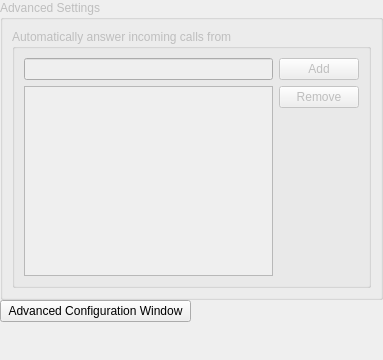
<ui version="4.0" >
 <author></author>
 <comment></comment>
 <exportmacro></exportmacro>
 <class>AdvancedSettings</class>
 <widget class="QWidget" name="AdvancedSettings" >
  <property name="geometry" >
   <rect>
    <x>0</x>
    <y>0</y>
    <width>383</width>
    <height>360</height>
   </rect>
  </property>
  <layout class="QGridLayout" >
   <property name="margin" >
    <number>0</number>
   </property>
   <property name="spacing" >
    <number>0</number>
   </property>
   <item row="1" column="0" >
    <widget class="QPushButton" name="advancedConfigWindowButton" >
     <property name="text" >
      <string>Advanced Configuration Window</string>
     </property>
    </widget>
   </item>
   <item row="2" column="1" >
    <spacer>
     <property name="orientation" >
      <enum>Qt::Vertical</enum>
     </property>
     <property name="sizeHint" >
      <size>
       <width>20</width>
       <height>40</height>
      </size>
     </property>
    </spacer>
   </item>
   <item row="0" column="0" colspan="2" >
    <widget class="QGroupBox" name="groupBox" >
     <property name="enabled" >
      <bool>false</bool>
     </property>
     <property name="title" >
      <string>Advanced Settings</string>
     </property>
     <layout class="QGridLayout" >
      <property name="margin" >
       <number>9</number>
      </property>
      <property name="spacing" >
       <number>6</number>
      </property>
      <item row="0" column="0" >
       <widget class="QGroupBox" name="groupBox_2" >
        <property name="title" >
         <string>Automatically answer incoming calls from</string>
        </property>
        <property name="flat" >
         <bool>true</bool>
        </property>
        <layout class="QGridLayout" >
         <property name="margin" >
          <number>9</number>
         </property>
         <property name="spacing" >
          <number>6</number>
         </property>
         <item row="0" column="0" >
          <layout class="QGridLayout" >
           <property name="margin" >
            <number>0</number>
           </property>
           <property name="spacing" >
            <number>6</number>
           </property>
           <item row="0" column="0" >
            <widget class="QLineEdit" name="phoneNumberLineEdit" />
           </item>
           <item row="2" column="1" >
            <spacer>
             <property name="orientation" >
              <enum>Qt::Vertical</enum>
             </property>
             <property name="sizeHint" >
              <size>
               <width>20</width>
               <height>40</height>
              </size>
             </property>
            </spacer>
           </item>
           <item row="0" column="1" >
            <widget class="QPushButton" name="addButton" >
             <property name="text" >
              <string>Add</string>
             </property>
            </widget>
           </item>
           <item row="1" column="1" >
            <widget class="QPushButton" name="removeButton" >
             <property name="text" >
              <string>Remove</string>
             </property>
            </widget>
           </item>
           <item rowspan="2" row="1" column="0" >
            <widget class="QListView" name="phoneNumberListView" />
           </item>
          </layout>
         </item>
        </layout>
       </widget>
      </item>
     </layout>
    </widget>
   </item>
  </layout>
 </widget>
 <pixmapfunction></pixmapfunction>
 <resources>
  <include location="wengoconfigdata.qrc" />
 </resources>
 <connections/>
</ui>
